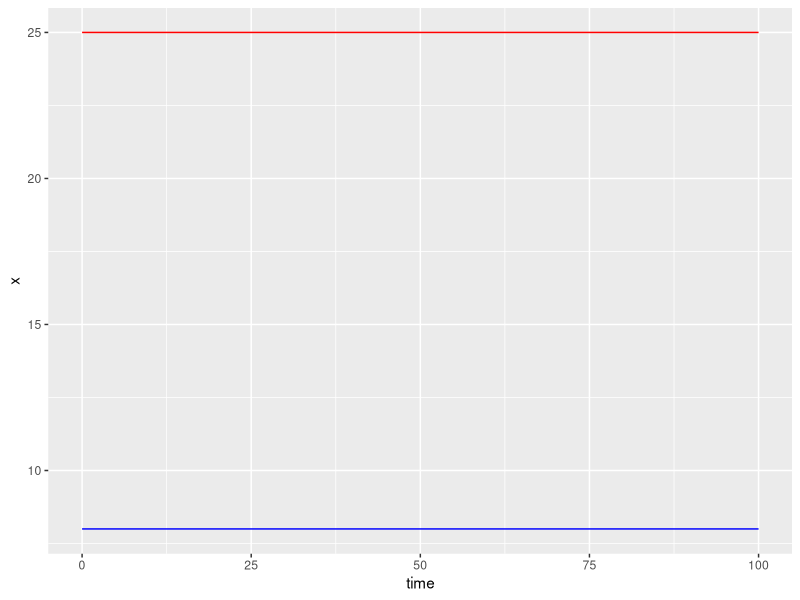
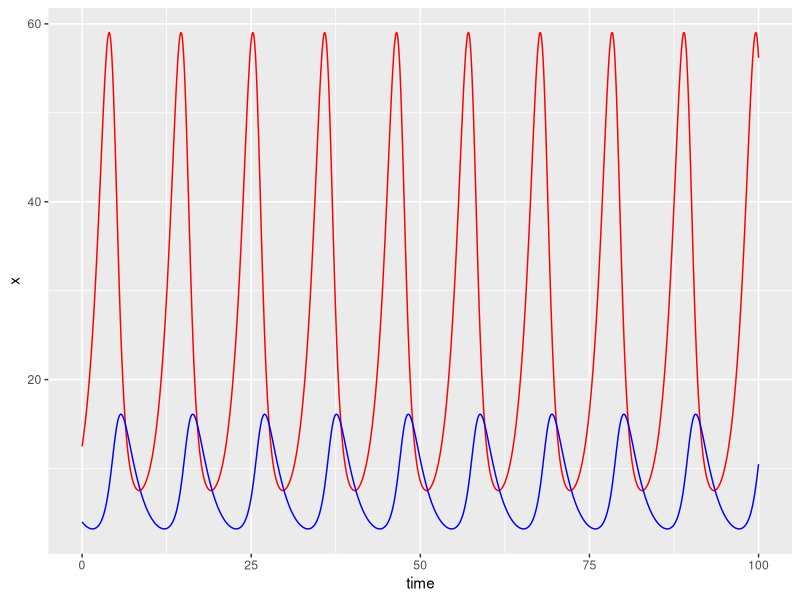
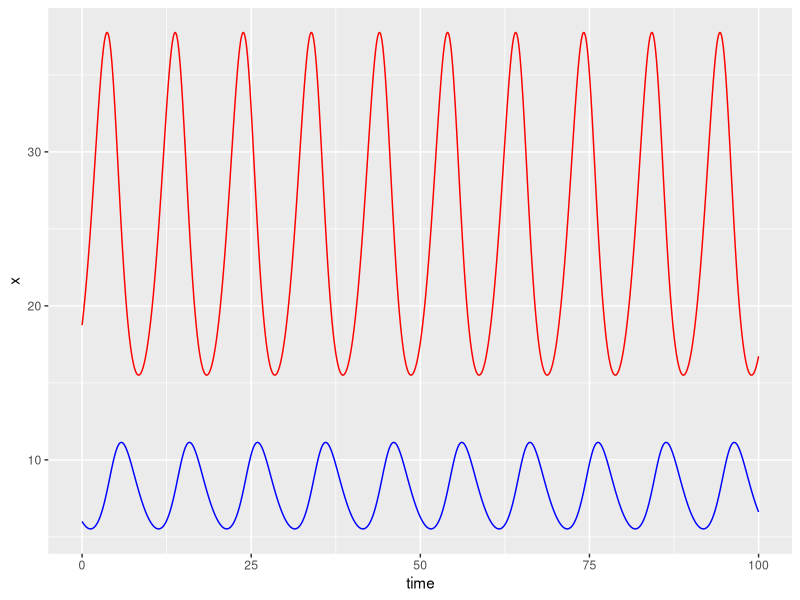
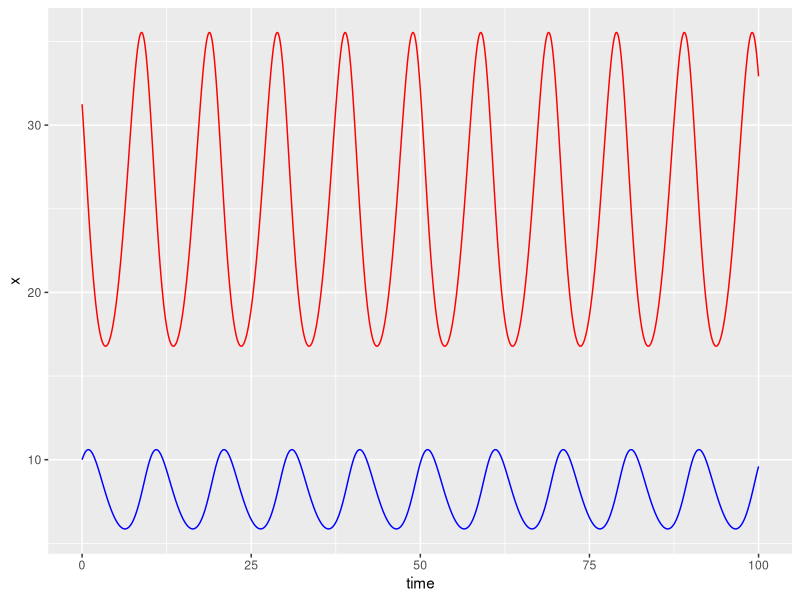
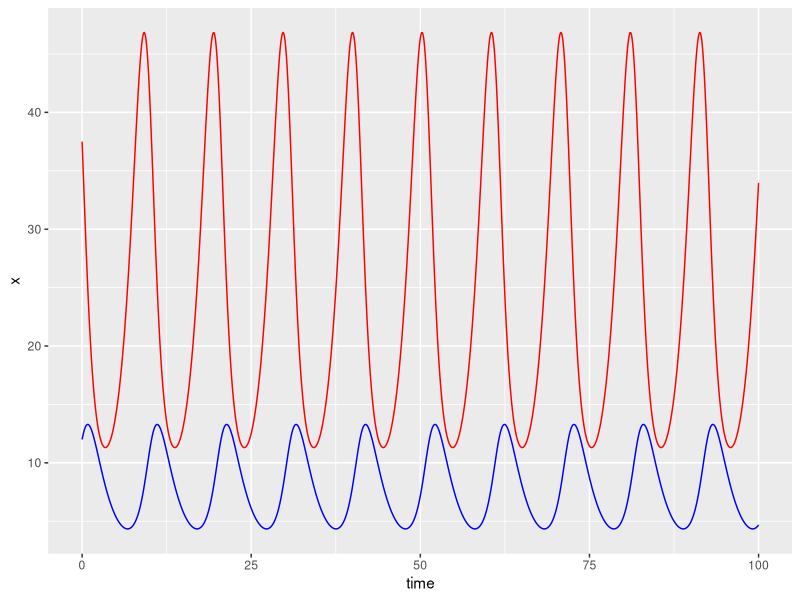
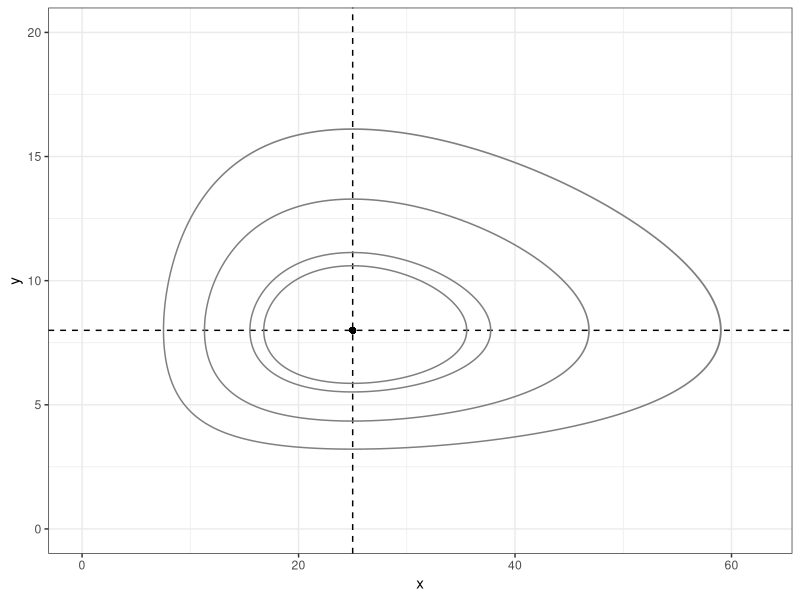
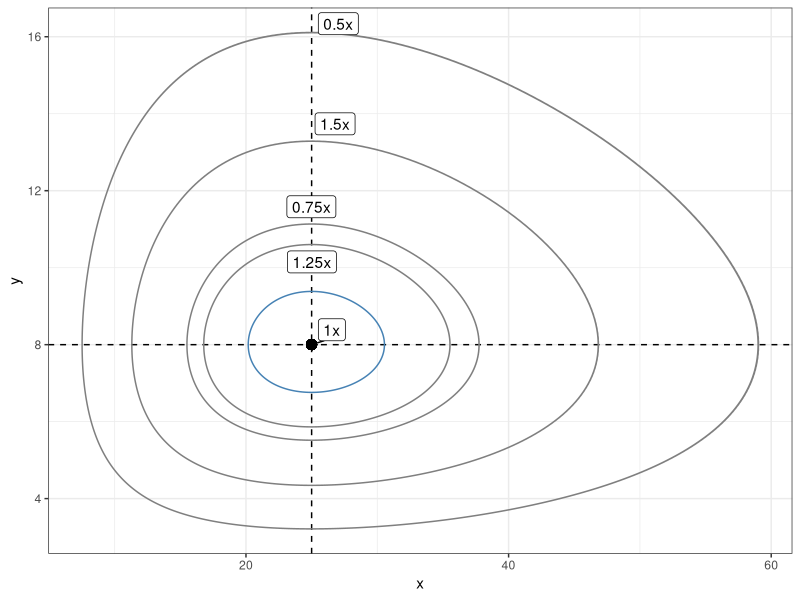
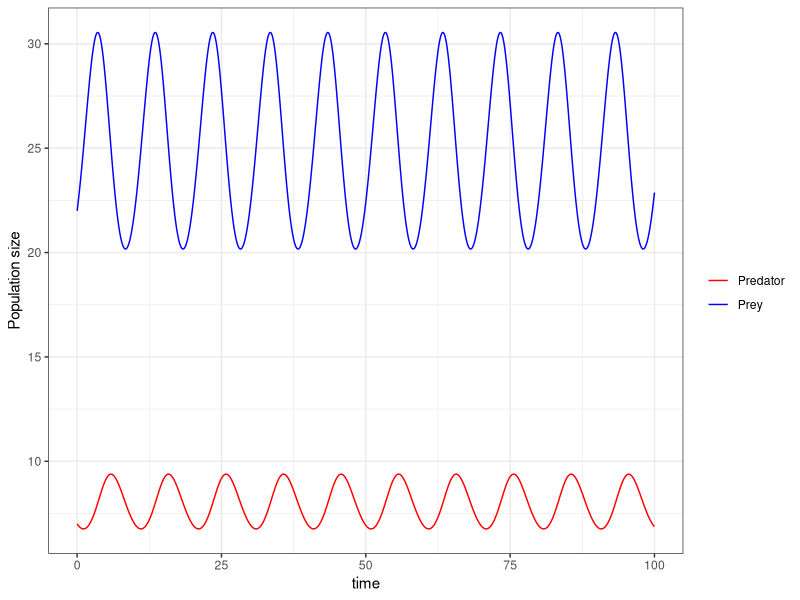

These figures' R source, in order:
library(tidyverse)
library(deSolve)
library(ggrepel)

#### Predator-prey Model-------------------
### Hard coding approach
## Create a vector of parameters
param_eq<-c(alpha<-0.8,
            beta<-0.1,
            delta<-0.02,
            gamma<-0.5)
#therefore, equilibrium occurs at (25, 8)
xo_eq<-gamma/delta
yo_eq<-alpha/beta

#include additional starting population sizes
#0.5x
xo1<-.5*xo_eq
yo1<-.5*yo_eq

#0.75x
xo2<-.75*xo_eq
yo2<-.75*yo_eq

#1.25x
xo3<-1.25*xo_eq
yo3<-1.25*yo_eq

#1.5x
xo4<-1.5*xo_eq
yo4<-1.5*yo_eq


## Create state variables (prey and predator population sizes) as a vector with their initial values
state_eq<-c(x=xo_eq,
            y=yo_eq)

state1<-c(x=xo1,
          y=yo1)

state2<-c(x=xo2,y=yo2)

state3<-c(x=xo3,y=yo3)

state4<-c(x=xo4,y=yo4)


## Model equations
LVpred<-function(t,state,parameters){
  with(as.list(c(state,parameters)),{
    #rate of change equations
    dxdt<-(alpha*x)-(beta*x*y)
    dydt<-(delta*x*y)-(gamma*y)
    
    #returns rate of change
    list(c(dxdt,dydt))
  })
}


## Model application
#time specification
times<-seq(0,100,by=.1)

#model integration
ode(y=state_eq,times=times,func=LVpred,parms=param_eq) %>%
  as_tibble() -> outDF_eq

ode(y=state1,times=times,func=LVpred,parms=param_eq) %>%
  as_tibble() -> outDF1

ode(y=state2,times=times,func=LVpred,parms=param_eq) %>%
  as_tibble() -> outDF2

ode(y=state3,times=times,func=LVpred,parms=param_eq) %>%
  as_tibble() -> outDF3

ode(y=state4,times=times,func=LVpred,parms=param_eq) %>%
  as_tibble() -> outDF4


## Plot data
# Abundance vs. time
ggplot(outDF_eq) +
  geom_line(aes(time,x),color="red") +
  geom_line(aes(time,y),color="blue") 

ggplot(outDF1) +
  geom_line(aes(time,x),color="red") +
  geom_line(aes(time,y),color="blue") 

ggplot(outDF2) +
  geom_line(aes(time,x),color="red") +
  geom_line(aes(time,y),color="blue") 

ggplot(outDF3) +
  geom_line(aes(time,x),color="red") +
  geom_line(aes(time,y),color="blue") 

ggplot(outDF4) +
  geom_line(aes(time,x),color="red") +
  geom_line(aes(time,y),color="blue") 


# Predator vs. prey
ggplot(outDF_eq) +
  theme_bw() +
  geom_point(aes(x,y),color="black") +
  geom_hline(yintercept=yo_eq,linetype=2,color="black") +
  geom_vline(xintercept=xo_eq,linetype=2,color="black") +
  geom_path(data=outDF1,aes(x,y),color="gray50") +
  geom_path(data=outDF2,aes(x,y),color="gray50") +
  geom_path(data=outDF3,aes(x,y),color="gray50") +
  geom_path(data=outDF4,aes(x,y),color="gray50") +
  xlim(0,(2.5*xo_eq)) +
  ylim(0,(2.5*yo_eq))
  

#------------------------------------------------------
### Flexible-coding approach
## Initial values 
#store parameters as a vector
params<-c(alpha<-0.8,
          beta<-0.1,
          delta<-0.02,
          gamma<-0.5)

#store initial population sizes as a vector
xo<-22
yo<-7

inits<-c(x=xo,y=yo)

#turn time into a vector
times<-seq(0,100,by=.1) #here t=100


## Build DF of 'graduated' initial population sizes
pop_mods<-c(0.5,0.75,1,1.25,1.5)
stateDF<-tibble(x=pop_mods*(gamma/delta),
                y=pop_mods*(alpha/beta),
                text=c("0.5x","0.75x","1x","1.25x","1.5x"))


## Model equations for ode()
LVpred<-function(t,state,parameters){
  with(as.list(c(state,parameters)),{
    #rate of change equations
    dxdt<-(alpha*x)-(beta*x*y)
    dydt<-(delta*x*y)-(gamma*y)
    
    #returns rate of change
    list(c(dxdt,dydt))
  })
}


## Iteratively run ode() on stateDF
apply(stateDF[,1:2],1,
      function(x) as_tibble(ode(x %>% as.numeric() %>% setNames(c("x","y")),
                                times,LVpred,params))) -> predList 

Map(cbind,predList,text=stateDF[[3]]) %>%
  do.call("rbind",.) -> predDF


## Run function on initial population sizes
ode(inits,times,LVpred,params) %>%
  as_tibble() -> user_predDF

#NOTE: ends with two dfs: predDF (DFs of various proportions/multipliers of equilibrium pop sizes) and user_predDF 
#(the DF generated from the initial pop sizes selected by user)

#---------------------------------------------------------------------------
### Function-oriented approach
## Initial values
a<-0.8
b<-0.1
d<-0.02
g<-0.5

xo<-22
yo<-7

t<-100

## Create functions
# Model equations for ode()
LVpred<-function(t,state,parameters){
  with(as.list(c(state,parameters)),{
    #rate of change equations
    dxdt<-(alpha*x)-(beta*x*y)
    dydt<-(delta*x*y)-(gamma*y)
    
    #returns rate of change
    list(c(dxdt,dydt))
  })
}

# Build stateDF & iterate ode() over varied initial population sizes
predDF_builder<-function(alpha,beta,delta,gamma,t,func){
  #deSolve needed for ode()
  require(deSolve)
  #start with a pop_modifier vector
  mods<-c(0.5,0.75,1,1.25,1.5)
  #create stateDF using parameters
  tibble(prey=mods*(gamma/delta),
         pred=mods*(alpha/beta),
         text=paste0(mods,"x"))->stateDF
  #created times vector from t
  seq(0,t,by=.1)->times
  #turn parameters into vector
  pars<-c(alpha=alpha,beta=beta,delta=delta,gamma=gamma)
  #iterate ode() over each combination of pop sizes and append multiplier as text in third col
  apply(stateDF[,1:2],1,
        function(x) as_tibble(ode(x %>% as.numeric() %>% setNames(c("x","y")),
                                  times,func,pars))) %>%
    Map(cbind,.,text=stateDF[[3]]) %>%
    do.call("rbind",.) 
}
#Additional notes about function: 
#1) stateDF contains x & y that have been modified based on parameter ratios and a third column, text, that contains
#the modifier as a character string (e.g., "1.5x")
#2) t contains time as a sequence vector
#3) func contains the function that will be fed into ode()
#4) pars contains a vector of the parameters (i.e., alpha, beta, delta, gamma)

# Output x & y from user-defined initial pop values
user_predDF_builder<-function(xo,yo,alpha,beta,delta,gamma,t,func){
  require(deSolve)
  inits<-c(x=xo,y=yo)
  pars<-c(alpha=alpha,beta=beta,delta=delta,gamma=gamma)
  times<-seq(0,t,by=0.1)
  ode(inits,times,LVpred,pars) %>%
    as_tibble() 
}


## Apply functions
predDF<-predDF_builder(a,b,d,g,t,LVpred)
user_predDF<-user_predDF_builder(xo,yo,a,b,d,g,t,LVpred)


#----------------------------------------------------------------------------
## Build plot phases and add plot of initial population sizes
#create label dataframe
predDF %>%
  group_by(text) %>%
  summarize(x_eq=gamma/delta,
            y_max=max(y))-> pop_mods_labels

#develop phase-space plot
ggplot(data=predDF) +
  theme_bw() +
  geom_hline(yintercept=alpha/beta,linetype=2,color="black") +
  geom_vline(xintercept=gamma/delta,linetype=2,color="black") +
  geom_path(data=. %>% filter(text!="1x"),aes(x,y,group=text),color="gray50") +
  geom_point(data=. %>% filter(text=="1x"),aes(x,y),size=3) +
  geom_label_repel(data=pop_mods_labels,aes(x_eq,y_max,label=text)) +
  geom_path(data=user_predDF,aes(x,y),color="steelblue") 
  
  
## Plot x and y vs time
ggplot(data=user_predDF) +
  geom_line(aes(time,x,color="Prey")) +
  geom_line(aes(time,y,color="Predator")) +
  scale_color_manual(name="",values=c("Prey"="blue","Predator"="red")) +
  theme_bw() +
  labs(y="Population size")
  
  
